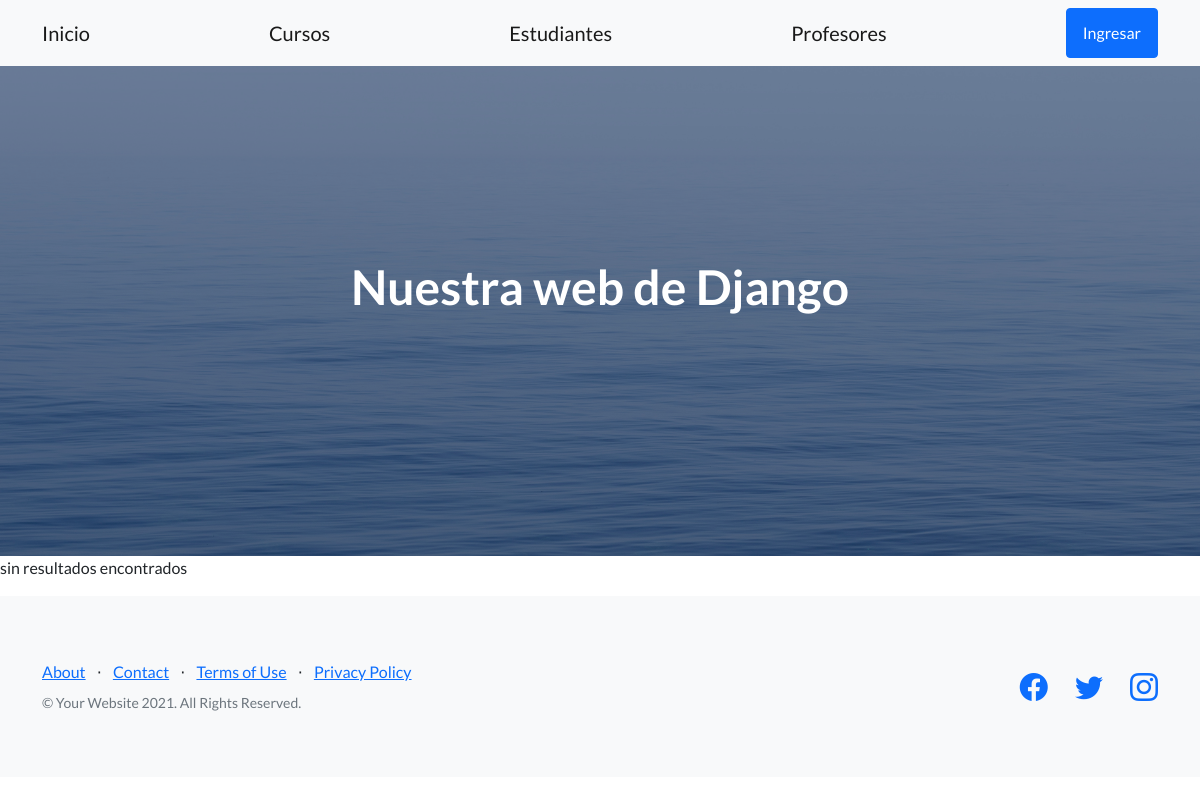
/app-coder/estudiantes/, run on an earlier commit of the app's database.
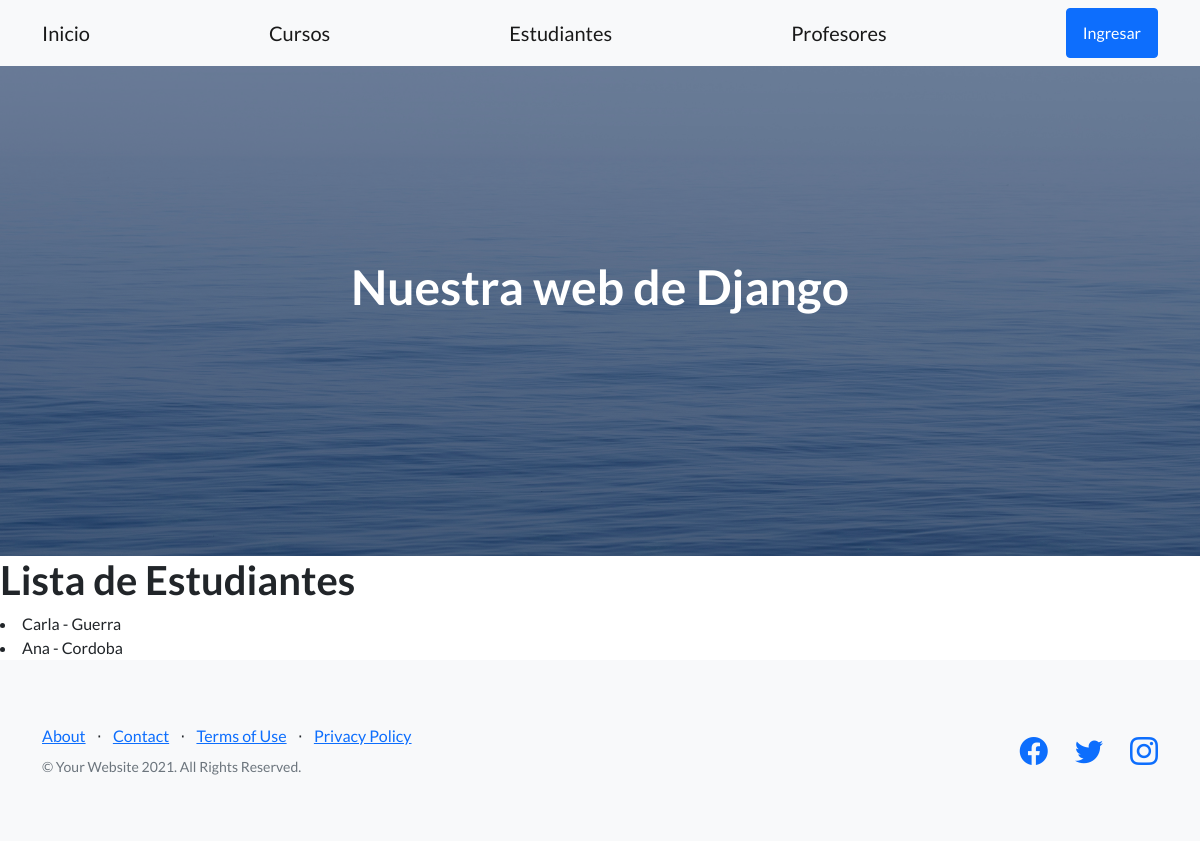
And on a later commit of the database.
### AppCoder/models.py (models this page shows, shortened)
class Estudiante(models.Model):
    nombre = models.CharField(max_length=30)
    apellido = models.CharField(max_length=30)
    email = models.EmailField()
    curso = models.CharField(max_length=30)

### AppCoder/views.py (the view)
# urls.py: path('estudiantes/',estudiantes, name='Estudiantes'),
def estudiantes(req):
    estudiantes = Estudiante.objects.all()
    return render(req,'estudiantes.html',{'estudiantes':estudiantes})

### AppCoder/templates/estudiantes.html
{% extends 'padre.html' %}
{% block contenidoDinamico %}
{% if estudiantes %}
    <h1>Lista de Estudiantes</h1>
    {% for estudiante in estudiantes %}
        <li>{{estudiante.nombre}} - {{estudiante.apellido}}</li>
    {% endfor %}
{% else %}
    <p>sin resultados encontrados</p>
{% endif %}
{% endblock contenidoDinamico %}

What changed in the data, as far as the page shows it:
added Estudiante: nombre "Carla", apellido "Guerra"
added Estudiante: nombre "Ana", apellido "Cordoba"
Also different on the page:
text no longer shown: "sin resultados encontrados"
text now shown: "Lista de Estudiantes"
